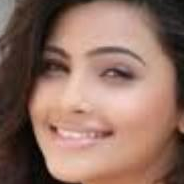
#> input picture DataSet/CLEANED DATA/MIDDLE/MIDDLE1045.png, 184 x 184 px, given in place of 15_1_0_20170103200925950.jpg, which was not available
$ jupyter execute 'Data Cleaning.ipynb'   (shell and % lines are left out)
#> lines starting #> are read from the running program, lines starting #| are printed output that depends on the picture; after the words box and inside, x2 and y2 are one past the last pixel; in counts of white or black regions, pixels touching at a corner belong together; pictures that were not available may be replaced by others from this repository, and a replacement may not be noted
[cell 1]
import numpy as np
import cv2
import matplotlib
from matplotlib import pyplot as plt

[cell 2]
img = cv2.imread(r'C:\Phonee\ML_Project\DataSet\YOUNG\15_1_0_20170103200925950.jpg')
#> img is the input picture: shape (184, 184, 3); mean B, G, R 97.9, 110.9, 143.9
print(img.shape)
#| (184, 184, 3)

[cell 3]
plt.imshow(img)

[cell 4]
gray = cv2.cvtColor(img, cv2.COLOR_BGR2GRAY)
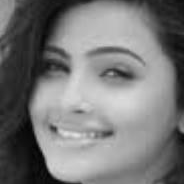
#> gray: shape (184, 184); min 2, max 226, mean 119.3
gray.shape
#> Out = (184, 184)

[cell 5]
gray

[cell 6]
plt.imshow(gray, cmap='gray')

[cell 7]
face_cascade = cv2.CascadeClassifier(r'C:\Phonee\ML_Project\opencv\haarcascades\haarcascade_frontalface_default.xml')
eye_cascade = cv2.CascadeClassifier(r'C:\Phonee\ML_Project\opencv\haarcascades\haarcascade_eye.xml')
faces = face_cascade.detectMultiScale(gray, 1.3, 5)
#> faces = [[13, 15, 151, 151]]
faces
#> Out = [[13, 15, 151, 151]]

[cell 8]
(x,y,w,h) = faces[0]
#> x = 13; y = 15; w = 151; h = 151
x,y,w,h
#> Out = (13, 15, 151, 151)

[cell 9]
face_img = cv2.rectangle(img,(x,y),(x+w,y+h),(255,0,0),2)
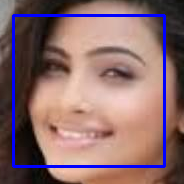
#> face_img: shape (184, 184, 3); mean B, G, R 107.3, 106, 137.4
plt.imshow(face_img)

[cell 10]
cv2.destroyAllWindows()
for (x,y,w,h) in faces:
    face_img = cv2.rectangle(img,(x,y),(x+w,y+h),(255,0,0),2)
    roi_gray = gray[y:y+h, x:x+w]
    roi_color = face_img[y:y+h, x:x+w]
    eyes = eye_cascade.detectMultiScale(roi_gray)
    for (ex,ey,ew,eh) in eyes:
        cv2.rectangle(roi_color,(ex,ey),(ex+ew,ey+eh),(0,255,0),2)
#> this loop made 1 pass
#> pass 1, `roi_gray = gray[y:y+h, x:x+w]`:
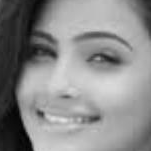
#> roi_gray: shape (151, 151); min 2, max 226, mean 138.2
#> after the loop:
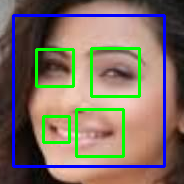
#> img: shape (184, 184, 3); 5.55% of pixels changed, all inside (x1, y1, x2, y2) = (35, 47, 141, 158)
#> after the loop:
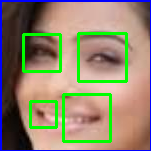
#> roi_color: shape (151, 151, 3); mean B, G, R 110.6, 133.9, 145.2


plt.figure()
plt.imshow(face_img, cmap='gray')
plt.show()

[cell 11]
plt.imshow(roi_color, cmap='gray')

[cell 12]
def get_cropped_image_if_2_eyes(image_path):
    img = cv2.imread(image_path)
    gray = cv2.cvtColor(img, cv2.COLOR_BGR2GRAY)
    faces = face_cascade.detectMultiScale(gray, 1.3, 5)
#> faces = [[13, 15, 151, 151]]
    for (x,y,w,h) in faces:
        roi_gray = gray[y:y+h, x:x+w]
        roi_color = img[y:y+h, x:x+w]
        eyes = eye_cascade.detectMultiScale(roi_gray)
        if len(eyes) >= 2:
            return roi_color
#> this loop made 1 pass
#> pass 1, in get_cropped_image_if_2_eyes, `roi_color = img[y:y+h, x:x+w]`:
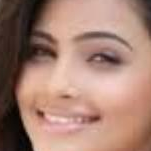
#> roi_color: shape (151, 151, 3); mean B, G, R 114.8, 128.8, 165.5
#> call 2 of get_cropped_image_if_2_eyes, with image_path = 'DataSet/CLEANED DATA/OLD'
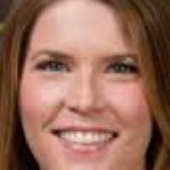
#> input picture DataSet/CLEANED DATA/MIDDLE/MIDDLE1171.png, 170 x 170 px, given in place of OLD, which was not available
#> in get_cropped_image_if_2_eyes, img is the input picture: shape (170, 170, 3); mean B, G, R 91.2, 107.8, 151.7
#> in get_cropped_image_if_2_eyes (call 2), `gray = cv2.cvtColor(img, cv2.COLOR_BGR2GRAY)`:
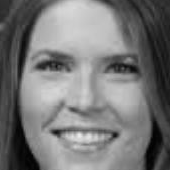
#> gray: shape (170, 170); min 1, max 237, mean 119.1
#> in get_cropped_image_if_2_eyes (call 2), `faces = face_cascade.detectMultiScale(gray, 1.3, 5)`: faces = [[11, 11, 147, 147]]
#> this loop made 1 pass
#> (x, y, w, h, eyes) on pass 1: (11, 11, 147, 147, [[18, 33, 44, 44], [87, 34, 45, 45]])
#> pass 1, in get_cropped_image_if_2_eyes (call 2), `roi_gray = gray[y:y+h, x:x+w]`:
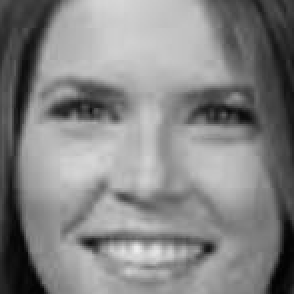
#> roi_gray: shape (147, 147) (shown 2 times larger); min 1, max 237, mean 132.2
#> pass 1, in get_cropped_image_if_2_eyes (call 2), `roi_color = img[y:y+h, x:x+w]`:
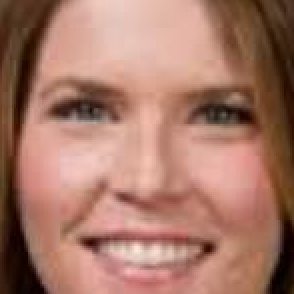
#> roi_color: shape (147, 147, 3) (shown 2 times larger); mean B, G, R 103.9, 119.8, 167.2
